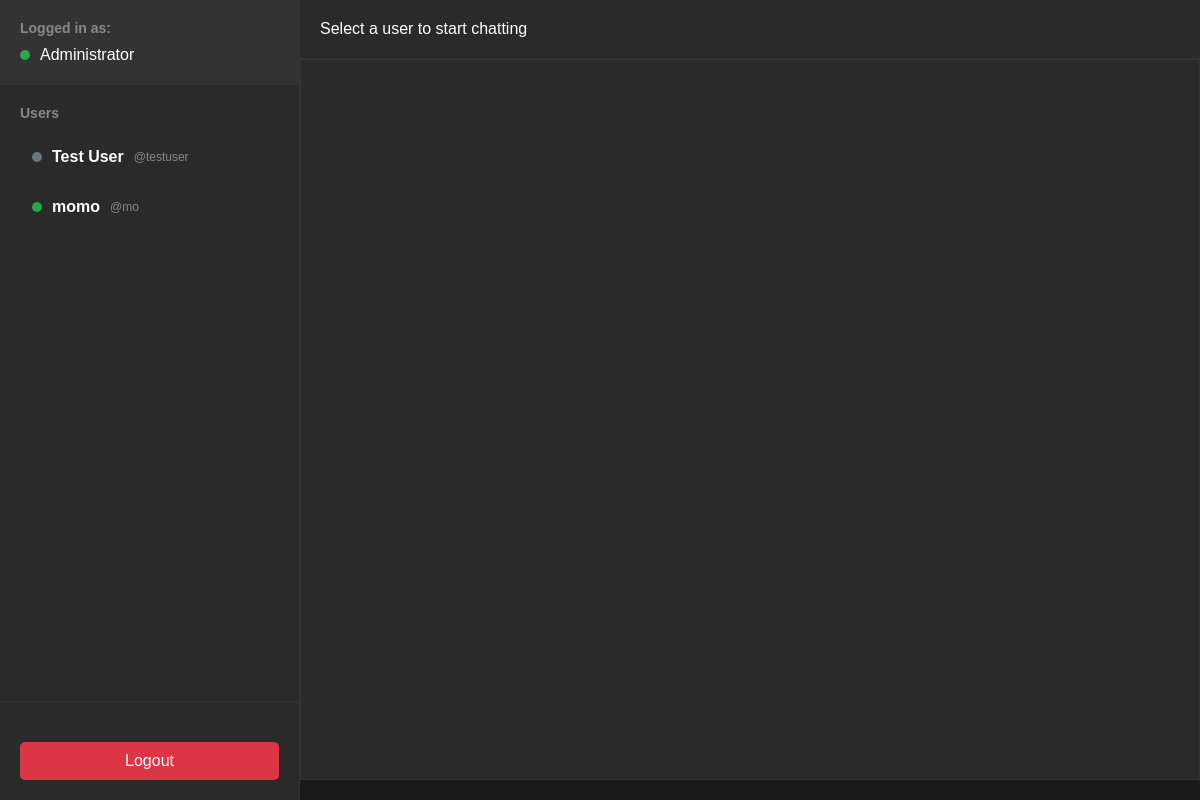
The page /chat (signed in) on the database its author committed.
### tables this page shows
CREATE TABLE users (
            id INTEGER PRIMARY KEY AUTOINCREMENT,
            username TEXT UNIQUE NOT NULL,
            email TEXT UNIQUE NOT NULL,
            password TEXT NOT NULL,  -- Will store plain text (VULNERABILITY)
            display_name TEXT NOT NULL,
            created_at TIMESTAMP DEFAULT CURRENT_TIMESTAMP,
            is_online INTEGER DEFAULT 0
        );

### blackbear/app.py (the view)
@app.route('/chat')
def chat():
    if 'user_id' not in session:
        return redirect(url_for('login'))
    other_users = get_all_users_except(session['user_id'])
    return render_template('chat.html', users=other_users)

### blackbear/models.py (called while the page is built)
def get_db():
    conn = sqlite3.connect(DATABASE)
    conn.row_factory = sqlite3.Row  # This allows us to access columns by name
    return conn

def get_all_users_except(user_id):
    conn = get_db()
    users = conn.execute('''
        SELECT id, username, display_name, is_online
        FROM users
        WHERE id != ?
        ORDER BY display_name
    ''', (user_id,)).fetchall()
    conn.close()
    return [dict(user) for user in users]

### blackbear/templates/chat.html (shortened to what this page needs)
{% extends "base.html" %}
{% block content %}
<div class="chat-app">
    <div class="users-sidebar">
        <div class="current-user">
            <h3>Logged in as:</h3>
            <div class="user-info">
                <span class="status-dot online"></span>
                <span>{{ session.display_name }}</span>
            </div>
        </div>
        <div class="users-list">
            <h3>Users</h3>
            <div id="usersList">
                {% for user in users %}
                <div class="user-item" data-user-id="{{ user.id }}" onclick="selectUser({{ user.id }}, '{{ user.display_name }}')">
                    <span class="status-dot {{ 'online' if user.is_online else 'offline' }}"></span>
                    <span class="user-name">{{ user.display_name }}</span>
                    <span class="username">@{{ user.username }}</span>
                </div>
                {% endfor %}
            </div>
        </div>
        <div class="user-actions">
            <a href="{{ url_for('logout') }}" class="btn btn-logout">Logout</a>
        </div>
    </div>
    <div class="chat-main">
        <div class="chat-header">
            <div id="chatTitle">Select a user to start chatting</div>
        </div>
        <div id="messages" class="messages-container"></div>
    </div>
</div>
{% endblock %}

### blackbear/templates/base.html (shortened to what this page needs)
<!DOCTYPE html>
<html lang="en">
<head>
    <link rel="stylesheet" href="{{ url_for('static', filename='style.css') }}">
</head>
<body>
    {% block content %}{% endblock %}
</body>
</html>

### blackbear/static/style.css (style rules this page uses)
* { margin: 0; padding: 0; box-sizing: border-box; }
body { font-family: Arial, sans-serif; background-color: #1a1a1a; color: white; }
.btn { background-color: #007bff; color: white; padding: 10px 20px; text-decoration: none; border-radius: 5px; margin-top: 20px; display: inline-block; }
#messages { flex: 1; border: 1px solid #333; padding: 10px; overflow-y: auto; margin-bottom: 20px; background-color: #2a2a2a; }
.chat-app { display: flex; height: 100vh; background-color: #1a1a1a; }
.users-sidebar { width: 300px; background-color: #2a2a2a; border-right: 1px solid #333; display: flex; flex-direction: column; }
.current-user { padding: 20px; border-bottom: 1px solid #333; background-color: #333; }
.current-user h3 { margin-bottom: 10px; font-size: 14px; color: #888; }
.user-info { display: flex; align-items: center; gap: 10px; }
.users-list { flex: 1; overflow-y: auto; padding: 20px; }
.users-list h3 { margin-bottom: 15px; color: #888; font-size: 14px; }
.user-item { display: flex; align-items: center; gap: 10px; padding: 12px; margin-bottom: 8px; border-radius: 8px; cursor: pointer; transition: background-color 0.2s; }
.user-name { font-weight: bold; }
.username { color: #888; font-size: 12px; }
.status-dot { width: 10px; height: 10px; border-radius: 50%; flex-shrink: 0; }
.status-dot.online { background-color: #28a745; }
.status-dot.offline { background-color: #6c757d; }
.user-actions { padding: 20px; border-top: 1px solid #333; }
.btn-logout { background-color: #dc3545; width: 100%; text-align: center; }
.chat-main { flex: 1; display: flex; flex-direction: column; }
.chat-header { padding: 20px; border-bottom: 1px solid #333; background-color: #2a2a2a; }
.messages-container { flex: 1; overflow-y: auto; padding: 20px; background-color: #1a1a1a; }

### rows shown on the page
users: is_online 0 (drawn), display_name "Test User", username "testuser"
users: is_online 1 (drawn), display_name "momo", username "mo"

### other values the page prints
{{ session.display_name }} "Administrator"
